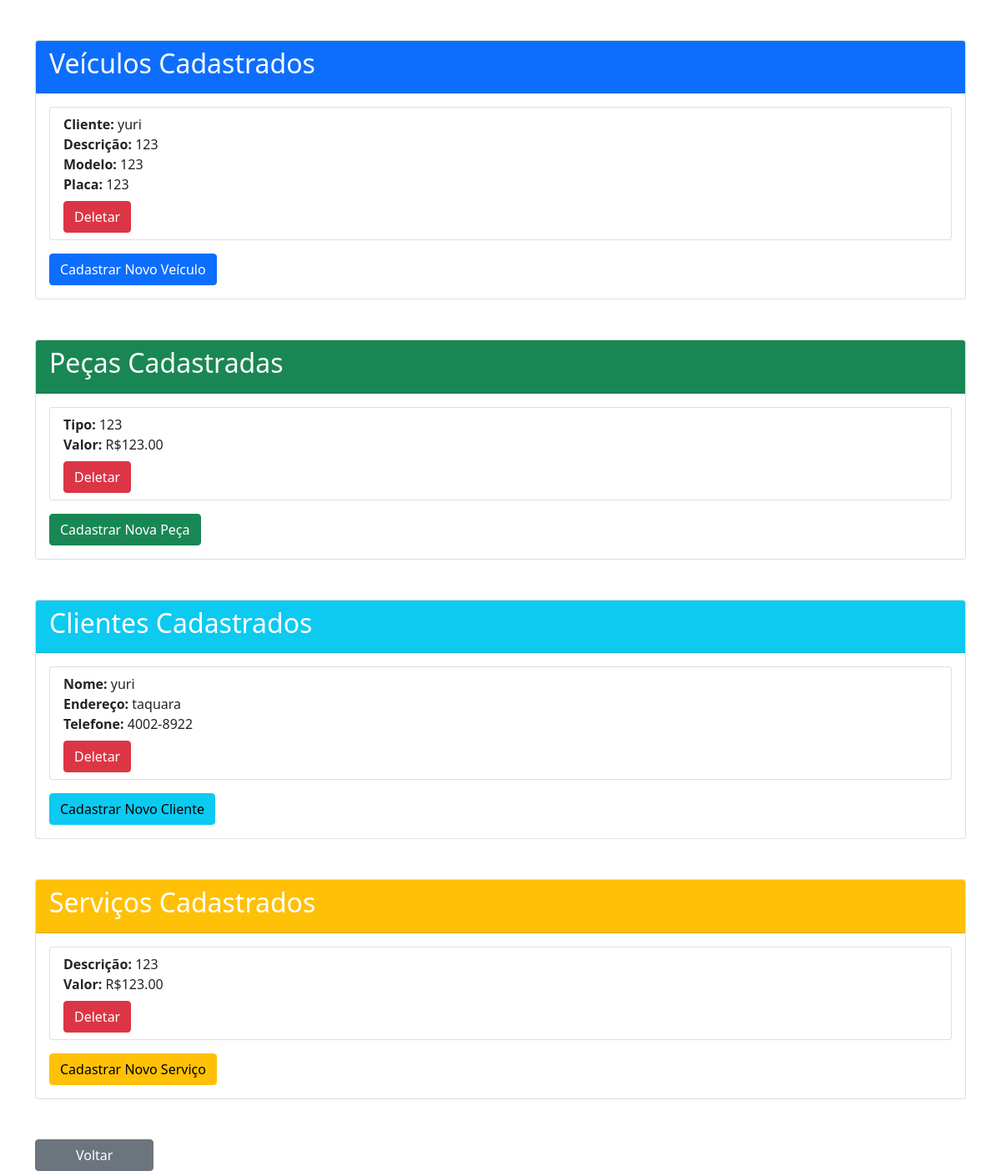
The page /veiculos/ on the database its author committed.
### app_mecanica/models.py (models this page shows, shortened)
class Veiculo(models.Model):
    cliente = models.ForeignKey(Cliente, on_delete=models.CASCADE)
    placa = models.CharField(max_length=20)
    descricao = models.CharField(max_length=255)
    modelo = models.CharField(max_length=255)

class Cliente(models.Model):
    nome = models.CharField(max_length=255)
    endereco = models.CharField(max_length=255)
    telefone = models.CharField(max_length=20)
    def __str__(self):
        return self.nome

class Peca(models.Model):
    ordem_de_servico = models.ForeignKey(OrdemDeServico, on_delete=models.CASCADE, null=True)
    tipo = models.CharField(max_length=100)
    valor = models.DecimalField(max_digits=10, decimal_places=2)

class Servico(models.Model):
    ordem_de_servico = models.ForeignKey(OrdemDeServico, on_delete=models.CASCADE, null=True)
    descricao = models.CharField(max_length=255)
    valor = models.DecimalField(max_digits=10, decimal_places=2)

### app_mecanica/views.py (the view)
# urls.py: path('veiculos/', veiculos_list, name='veiculos_list'),
def veiculos_list(request):
    clientes = Cliente.objects.all()
    veiculos = Veiculo.objects.all()
    pecas = Peca.objects.all()
    servicos = Servico.objects.all()
    return render(request, 'veiculos_list.html', {
        'clientes': clientes,
        'veiculos': veiculos,
        'pecas': pecas,
        'servicos': servicos,
    })

### app_mecanica/templates/veiculos_list.html (shortened to what this page needs)
<!DOCTYPE html>
<html lang="en">
<head>
    <link href="https://cdn.jsdelivr.net/npm/bootstrap@5.0.2/dist/css/bootstrap.min.css" rel="stylesheet">
</head>
<body>
<div class="container mt-5">
    <div class="card">
        <div class="card-header bg-primary text-white">
            <h2>Veículos Cadastrados</h2>
        </div>
        <div class="card-body">
            <ul class="list-group">
                {% for veiculo in veiculos %}
                    <li class="list-group-item">
                        <strong>Cliente:</strong> {{ veiculo.cliente }}<br>
                        <strong>Descrição:</strong> {{ veiculo.descricao }}<br>
                        <strong>Modelo:</strong> {{ veiculo.modelo }}<br>
                        <strong>Placa:</strong> {{ veiculo.placa }}<br>
                        <form method="post" action="{% url 'deletar_veiculo' veiculo.id %}">
                            <button type="submit" class="btn btn-danger mt-2">Deletar</button>
                        </form>
                    </li>
                {% endfor %}
            </ul>
            <a href="{% url 'cadastrar_veiculo' %}" class="btn btn-primary mt-3">Cadastrar Novo Veículo</a>
        </div>
    </div>
</div>
<div class="container mt-5">
    <div class="card">
        <div class="card-header bg-success text-white">
            <h2>Peças Cadastradas</h2>
        </div>
        <div class="card-body">
            <ul class="list-group">
                {% for peca in pecas %}
                    <li class="list-group-item">
                        <strong>Tipo:</strong> {{ peca.tipo }}<br>
                        <strong>Valor:</strong> R${{ peca.valor }}<br>
                        <form method="post" action="{% url 'deletar_peca' peca.id %}">
                            <button type="submit" class="btn btn-danger mt-2">Deletar</button>
                        </form>
                    </li>
                {% endfor %}
            </ul>
            <a href="{% url 'cadastrar_peca' %}" class="btn btn-success mt-3">Cadastrar Nova Peça</a>
        </div>
    </div>
</div>
<div class="container mt-5">
    <div class="card">
        <div class="card-header bg-info text-white">
            <h2>Clientes Cadastrados</h2>
        </div>
        <div class="card-body">
            <ul class="list-group">
                {% for cliente in clientes %}
                    <li class="list-group-item">
                        <strong>Nome:</strong> {{ cliente.nome }}<br>
                        <strong>Endereço:</strong> {{ cliente.endereco }}<br>
                        <strong>Telefone:</strong> {{ cliente.telefone }}<br>
                        <form method="post" action="{% url 'deletar_cliente' cliente.id %}">
                            <button type="submit" class="btn btn-danger mt-2">Deletar</button>
                        </form>
                    </li>
                {% endfor %}
            </ul>
            <a href="{% url 'cadastrar_cliente' %}" class="btn btn-info mt-3">Cadastrar Novo Cliente</a>
        </div>
    </div>
</div>
<div class="container mt-5">
    <div class="card">
        <div class="card-header bg-warning text-white">
            <h2>Serviços Cadastrados</h2>
        </div>
        <div class="card-body">
            <ul class="list-group">
                {% for servico in servicos %}
                    <li class="list-group-item">
                        <strong>Descrição:</strong> {{ servico.descricao }}<br>
                        <strong>Valor:</strong> R${{ servico.valor }}<br>
                        <form method="post" action="{% url 'deletar_servico' servico.id %}">
                            <button type="submit" class="btn btn-danger mt-2">Deletar</button>
                        </form>
                    </li>
                {% endfor %}
            </ul>
            <a href="{% url 'cadastrar_servico' %}" class="btn btn-warning mt-3">Cadastrar Novo Serviço</a>
        </div>
    </div>
</div>
<div class="container mt-5">
    <a href="{% url 'home' %}" class="btn btn-secondary px-5">Voltar</a>
</div>
</body>
</html>

### rows shown on the page
Veiculo: cliente "yuri", descricao "123", modelo "123", placa "123"
Peca: tipo "123", valor "123.00"
Cliente: nome "yuri", endereco "taquara", telefone "4002-8922"
Servico: descricao "123", valor "123.00"
